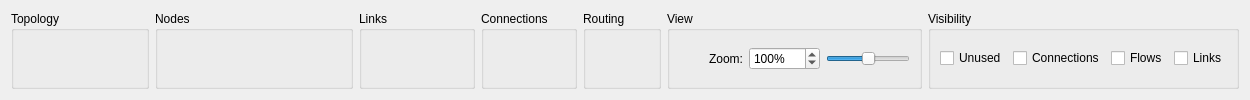
         <widget class="QWidget" name="buttonBar" native="true">
          <layout class="QHBoxLayout" name="horizontalLayout_2">
           <item>
            <widget class="QGroupBox" name="groupBox_8">
             <property name="title">
              <string>Topology</string>
             </property>
             <layout class="QGridLayout" name="gridLayout">
              <item row="0" column="4">
               <widget class="QToolButton" name="btnSave">
                <property name="toolTip">
                 <string>Save</string>
                </property>
                <property name="text">
                 <string/>
                </property>
                <property name="icon">
                 <iconset resource="resources.qrc">
                  <normaloff>:/icons/extra-resources/document-save.png</normaloff>:/icons/extra-resources/document-save.png</iconset>
                </property>
                <property name="autoRaise">
                 <bool>true</bool>
                </property>
               </widget>
              </item>
              <item row="0" column="5">
               <widget class="QToolButton" name="btnSaveAs">
                <property name="toolTip">
                 <string>Save as...</string>
                </property>
                <property name="text">
                 <string/>
                </property>
                <property name="icon">
                 <iconset resource="resources.qrc">
                  <normaloff>:/icons/extra-resources/document-save-as.png</normaloff>:/icons/extra-resources/document-save-as.png</iconset>
                </property>
                <property name="autoRaise">
                 <bool>true</bool>
                </property>
               </widget>
              </item>
              <item row="0" column="1">
               <widget class="QToolButton" name="btnNew">
                <property name="toolTip">
                 <string>New</string>
                </property>
                <property name="text">
                 <string/>
                </property>
                <property name="icon">
                 <iconset resource="resources.qrc">
                  <normaloff>:/icons/extra-resources/document-new.png</normaloff>:/icons/extra-resources/document-new.png</iconset>
                </property>
                <property name="autoRaise">
                 <bool>true</bool>
                </property>
               </widget>
              </item>
              <item row="0" column="3">
               <widget class="QToolButton" name="btnOpen">
                <property name="toolTip">
                 <string>Open</string>
                </property>
                <property name="text">
                 <string/>
                </property>
                <property name="icon">
                 <iconset resource="resources.qrc">
                  <normaloff>:/icons/extra-resources/document-open.png</normaloff>:/icons/extra-resources/document-open.png</iconset>
                </property>
                <property name="autoRaise">
                 <bool>true</bool>
                </property>
               </widget>
              </item>
             </layout>
            </widget>
           </item>
           <item>
            <widget class="QGroupBox" name="groupBox_4">
             <property name="title">
              <string>Nodes</string>
             </property>
             <layout class="QGridLayout" name="gridLayout_5">
              <item row="0" column="0">
               <widget class="QToolButton" name="btnAddHost">
                <property name="toolTip">
                 <string>Add host</string>
                </property>
                <property name="text">
                 <string/>
                </property>
                <property name="icon">
                 <iconset resource="resources.qrc">
                  <normaloff>:/icons/extra-resources/rgtaylor_csc_net_computer_24.png</normaloff>:/icons/extra-resources/rgtaylor_csc_net_computer_24.png</iconset>
                </property>
                <property name="checkable">
                 <bool>true</bool>
                </property>
                <property name="autoRaise">
                 <bool>true</bool>
                </property>
               </widget>
              </item>
              <item row="0" column="1">
               <widget class="QToolButton" name="btnAddGateway">
                <property name="toolTip">
                 <string>Add gateway</string>
                </property>
                <property name="text">
                 <string/>
                </property>
                <property name="icon">
                 <iconset resource="resources.qrc">
                  <normaloff>:/icons/extra-resources/juanjo_Router_gateway_24.png</normaloff>:/icons/extra-resources/juanjo_Router_gateway_24.png</iconset>
                </property>
                <property name="checkable">
                 <bool>true</bool>
                </property>
                <property name="autoRaise">
                 <bool>true</bool>
                </property>
               </widget>
              </item>
              <item row="0" column="2">
               <widget class="QToolButton" name="btnAddRouter">
                <property name="toolTip">
                 <string>Add router</string>
                </property>
                <property name="text">
                 <string/>
                </property>
                <property name="icon">
                 <iconset resource="resources.qrc">
                  <normaloff>:/icons/extra-resources/juanjo_Router_24.png</normaloff>:/icons/extra-resources/juanjo_Router_24.png</iconset>
                </property>
                <property name="checkable">
                 <bool>true</bool>
                </property>
                <property name="autoRaise">
                 <bool>true</bool>
                </property>
               </widget>
              </item>
              <item row="0" column="3">
               <widget class="QToolButton" name="btnAddBorderRouter">
                <property name="toolTip">
                 <string>Add border router</string>
                </property>
                <property name="text">
                 <string/>
                </property>
                <property name="icon">
                 <iconset resource="resources.qrc">
                  <normaloff>:/icons/extra-resources/juanjo_Router_border_24.png</normaloff>:/icons/extra-resources/juanjo_Router_border_24.png</iconset>
                </property>
                <property name="checkable">
                 <bool>true</bool>
                </property>
                <property name="autoRaise">
                 <bool>true</bool>
                </property>
               </widget>
              </item>
              <item row="0" column="4">
               <widget class="QToolButton" name="btnMoveNode">
                <property name="toolTip">
                 <string>Move node</string>
                </property>
                <property name="text">
                 <string/>
                </property>
                <property name="icon">
                 <iconset resource="resources.qrc">
                  <normaloff>:/icons/extra-resources/move_24.png</normaloff>:/icons/extra-resources/move_24.png</iconset>
                </property>
                <property name="checkable">
                 <bool>true</bool>
                </property>
                <property name="autoRaise">
                 <bool>true</bool>
                </property>
               </widget>
              </item>
              <item row="0" column="5">
               <widget class="QToolButton" name="btnDelNode">
                <property name="toolTip">
                 <string>Delete node</string>
                </property>
                <property name="text">
                 <string/>
                </property>
                <property name="icon">
                 <iconset resource="resources.qrc">
                  <normaloff>:/icons/extra-resources/delete_node_24.png</normaloff>:/icons/extra-resources/delete_node_24.png</iconset>
                </property>
                <property name="checkable">
                 <bool>true</bool>
                </property>
                <property name="autoRaise">
                 <bool>true</bool>
                </property>
               </widget>
              </item>
             </layout>
            </widget>
           </item>
           <item>
            <widget class="QGroupBox" name="groupBox_6">
             <property name="title">
              <string>Links</string>
             </property>
             <layout class="QHBoxLayout" name="horizontalLayout_13">
              <item>
               <widget class="QToolButton" name="btnAddEdge">
                <property name="toolTip">
                 <string>Add link</string>
                </property>
                <property name="text">
                 <string/>
                </property>
                <property name="icon">
                 <iconset resource="resources.qrc">
                  <normaloff>:/icons/extra-resources/ftline_line_arrow_end_24.png</normaloff>:/icons/extra-resources/ftline_line_arrow_end_24.png</iconset>
                </property>
                <property name="checkable">
                 <bool>true</bool>
                </property>
                <property name="autoRaise">
                 <bool>true</bool>
                </property>
               </widget>
              </item>
              <item>
               <widget class="QToolButton" name="btnEditEdge">
                <property name="toolTip">
                 <string>Edit link</string>
                </property>
                <property name="text">
                 <string/>
                </property>
                <property name="icon">
                 <iconset resource="resources.qrc">
                  <normaloff>:/icons/extra-resources/link_edit_24.png</normaloff>:/icons/extra-resources/link_edit_24.png</iconset>
                </property>
                <property name="iconSize">
                 <size>
                  <width>24</width>
                  <height>24</height>
                 </size>
                </property>
                <property name="checkable">
                 <bool>true</bool>
                </property>
                <property name="popupMode">
                 <enum>QToolButton::InstantPopup</enum>
                </property>
                <property name="autoRaise">
                 <bool>true</bool>
                </property>
               </widget>
              </item>
              <item>
               <widget class="QToolButton" name="btnDelEdge">
                <property name="toolTip">
                 <string>Delete link</string>
                </property>
                <property name="text">
                 <string/>
                </property>
                <property name="icon">
                 <iconset resource="resources.qrc">
                  <normaloff>:/icons/extra-resources/link_delete_24.png</normaloff>:/icons/extra-resources/link_delete_24.png</iconset>
                </property>
                <property name="checkable">
                 <bool>true</bool>
                </property>
                <property name="autoRaise">
                 <bool>true</bool>
                </property>
               </widget>
              </item>
             </layout>
            </widget>
           </item>
           <item>
            <widget class="QGroupBox" name="groupBox_5">
             <property name="title">
              <string>Connections</string>
             </property>
             <layout class="QHBoxLayout" name="horizontalLayout_14">
              <item>
               <widget class="QToolButton" name="btnAddConnection">
                <property name="toolTip">
                 <string>Add connection</string>
                </property>
                <property name="text">
                 <string/>
                </property>
                <property name="icon">
                 <iconset resource="resources.qrc">
                  <normaloff>:/icons/extra-resources/connection_24.png</normaloff>:/icons/extra-resources/connection_24.png</iconset>
                </property>
                <property name="checkable">
                 <bool>true</bool>
                </property>
                <property name="autoRaise">
                 <bool>true</bool>
                </property>
               </widget>
              </item>
              <item>
               <widget class="QToolButton" name="btnDelConnection">
                <property name="toolTip">
                 <string>Delete connection</string>
                </property>
                <property name="text">
                 <string/>
                </property>
                <property name="icon">
                 <iconset resource="resources.qrc">
                  <normaloff>:/icons/extra-resources/connection_delete_24.png</normaloff>:/icons/extra-resources/connection_delete_24.png</iconset>
                </property>
                <property name="checkable">
                 <bool>true</bool>
                </property>
                <property name="autoRaise">
                 <bool>true</bool>
                </property>
               </widget>
              </item>
             </layout>
            </widget>
           </item>
           <item>
            <widget class="QGroupBox" name="groupBox_7">
             <property name="title">
              <string>Routing</string>
             </property>
             <layout class="QHBoxLayout" name="horizontalLayout_15">
              <item>
               <widget class="QToolButton" name="btnShowRoutes">
                <property name="toolTip">
                 <string>Show routes</string>
                </property>
                <property name="text">
                 <string/>
                </property>
                <property name="icon">
                 <iconset resource="resources.qrc">
                  <normaloff>:/icons/extra-resources/stock_search.png</normaloff>:/icons/extra-resources/stock_search.png</iconset>
                </property>
                <property name="checkable">
                 <bool>true</bool>
                </property>
                <property name="autoRaise">
                 <bool>true</bool>
                </property>
               </widget>
              </item>
              <item>
               <widget class="QToolButton" name="btnComputeRoutes">
                <property name="toolTip">
                 <string>Recompute routes</string>
                </property>
                <property name="text">
                 <string/>
                </property>
                <property name="icon">
                 <iconset resource="resources.qrc">
                  <normaloff>:/icons/extra-resources/green_redo.png</normaloff>:/icons/extra-resources/green_redo.png</iconset>
                </property>
                <property name="autoRaise">
                 <bool>true</bool>
                </property>
               </widget>
              </item>
             </layout>
            </widget>
           </item>
           <item>
            <widget class="QGroupBox" name="groupBox_10">
             <property name="title">
              <string>View</string>
             </property>
             <layout class="QHBoxLayout" name="horizontalLayout_17">
              <item>
               <widget class="QToolButton" name="btnDrag">
                <property name="toolTip">
                 <string>Drag</string>
                </property>
                <property name="text">
                 <string/>
                </property>
                <property name="icon">
                 <iconset resource="resources.qrc">
                  <normaloff>:/icons/extra-resources/drag_24.png</normaloff>:/icons/extra-resources/drag_24.png</iconset>
                </property>
                <property name="checkable">
                 <bool>true</bool>
                </property>
                <property name="autoRaise">
                 <bool>true</bool>
                </property>
               </widget>
              </item>
              <item>
               <widget class="QLabel" name="label_8">
                <property name="text">
                 <string>Zoom:</string>
                </property>
               </widget>
              </item>
              <item>
               <widget class="QDoubleSpinBox" name="spinZoom">
                <property name="suffix">
                 <string>%</string>
                </property>
                <property name="decimals">
                 <number>0</number>
                </property>
                <property name="minimum">
                 <double>1.000000000000000</double>
                </property>
                <property name="maximum">
                 <double>10000.000000000000000</double>
                </property>
                <property name="singleStep">
                 <double>10.000000000000000</double>
                </property>
                <property name="value">
                 <double>100.000000000000000</double>
                </property>
               </widget>
              </item>
              <item>
               <widget class="QSlider" name="sliderZoom">
                <property name="sizePolicy">
                 <sizepolicy hsizetype="Preferred" vsizetype="Fixed">
                  <horstretch>0</horstretch>
                  <verstretch>0</verstretch>
                 </sizepolicy>
                </property>
                <property name="minimum">
                 <number>-200</number>
                </property>
                <property name="maximum">
                 <number>200</number>
                </property>
                <property name="singleStep">
                 <number>10</number>
                </property>
                <property name="value">
                 <number>0</number>
                </property>
                <property name="orientation">
                 <enum>Qt::Horizontal</enum>
                </property>
               </widget>
              </item>
             </layout>
            </widget>
           </item>
           <item>
            <widget class="QGroupBox" name="groupBox_11">
             <property name="title">
              <string>Visibility</string>
             </property>
             <layout class="QHBoxLayout" name="horizontalLayout_18">
              <item>
               <widget class="QCheckBox" name="checkUnusedHidden">
                <property name="text">
                 <string>Unused</string>
                </property>
               </widget>
              </item>
              <item>
               <widget class="QCheckBox" name="checkHideConnections">
                <property name="toolTip">
                 <string>Hide connections</string>
                </property>
                <property name="text">
                 <string>Connections</string>
                </property>
               </widget>
              </item>
              <item>
               <widget class="QCheckBox" name="checkHideFlows">
                <property name="toolTip">
                 <string>Hide flows</string>
                </property>
                <property name="text">
                 <string>Flows</string>
                </property>
               </widget>
              </item>
              <item>
               <widget class="QCheckBox" name="checkHideEdges">
                <property name="toolTip">
                 <string>Hide links</string>
                </property>
                <property name="text">
                 <string>Links</string>
                </property>
               </widget>
              </item>
             </layout>
            </widget>
           </item>
          </layout>
         </widget>
